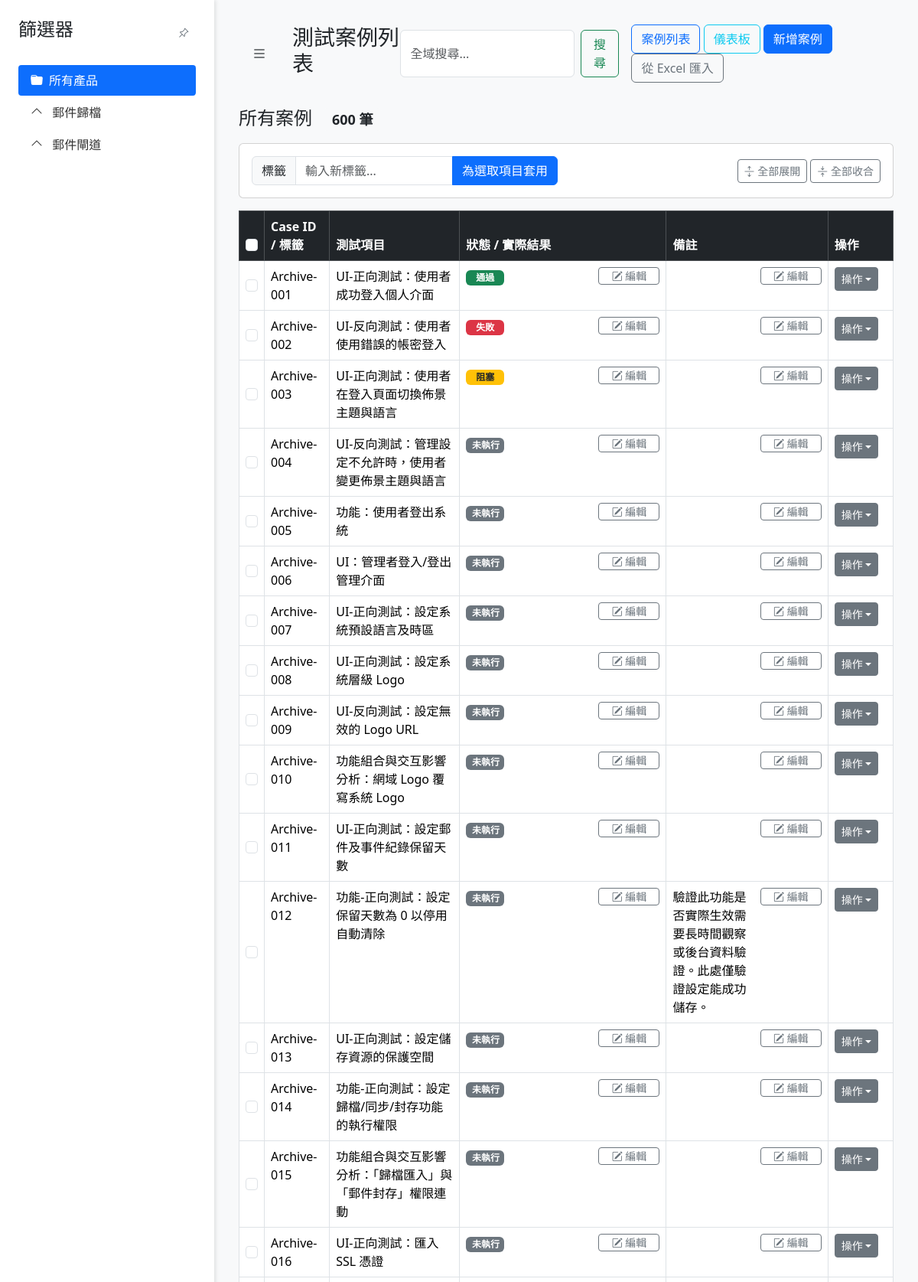
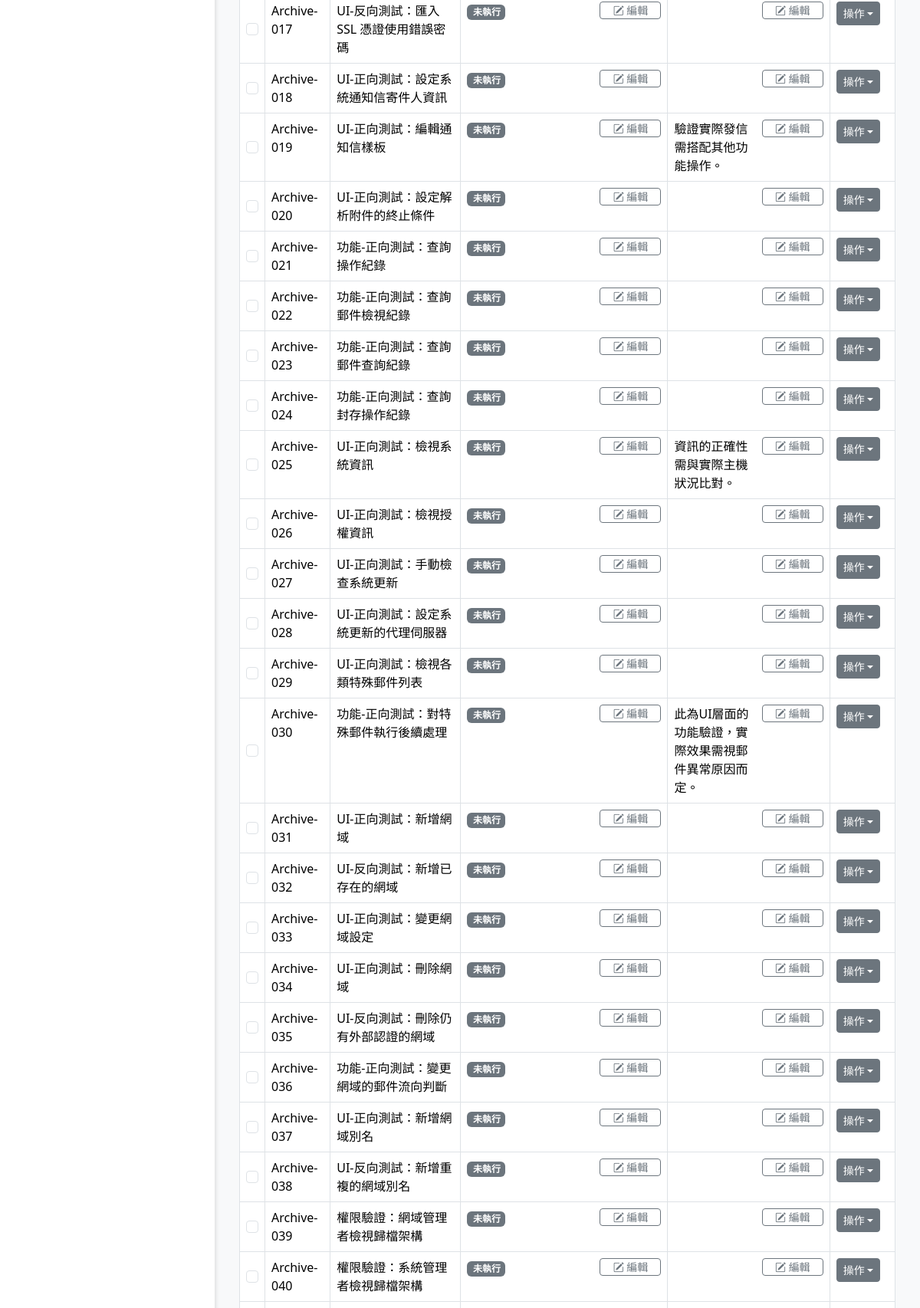
The page / (upper part) on the database its author committed (2 pictures, top to bottom).
### app.py (models this page shows)
class TestCase(db.Model):
    id = db.Column(db.Integer, primary_key=True)
    product_type = db.Column(db.String(50), nullable=False, default='未分類產品')
    category = db.Column(db.String(100), nullable=False)
    main_category = db.Column(db.String(50), nullable=True)
    sub_category = db.Column(db.String(50), nullable=True)
    case_id = db.Column(db.String(50), unique=True, nullable=False)
    test_item = db.Column(db.String(200), nullable=False)
    test_purpose = db.Column(db.Text, nullable=True)
    preconditions = db.Column(db.Text, nullable=True)
    test_steps = db.Column(db.Text, nullable=True)
    expected_result = db.Column(db.Text, nullable=True)
    actual_result = db.Column(db.Text, nullable=True)
    status = db.Column(db.String(20), nullable=False, default='未執行')
    notes = db.Column(db.Text, nullable=True)
    reference = db.Column(db.String(200), nullable=True)
    tags = db.relationship('Tag', secondary=test_case_tags, lazy='subquery',
                           backref=db.backref('test_cases', lazy=True))

### app.py (the view)
@app.route('/')
def index():
    page = request.args.get('page', 1, type=int)
    all_cases_for_tree = db.session.query(TestCase.product_type, TestCase.main_category, TestCase.sub_category).distinct().all()
    tree_data = {}
    for prod, main_cat, sub_cat in all_cases_for_tree:
        if not prod: continue
        if prod not in tree_data: tree_data[prod] = {}
        if main_cat and main_cat not in tree_data[prod]: tree_data[prod][main_cat] = []
        if main_cat and sub_cat and sub_cat not in tree_data[prod][main_cat]:
            tree_data[prod][main_cat].append(sub_cat)
    selected_product = request.args.get('product')
    selected_main_category = request.args.get('main_category')
    selected_sub_category = request.args.get('sub_category')
    global_precondition = None
    if selected_product:
        global_preconditions = CATEGORY_RULES.get('global_preconditions', {})
        global_precondition = global_preconditions.get(selected_product)
    query = TestCase.query
    if selected_product:
        query = query.filter_by(product_type=selected_product)
    if selected_main_category:
        query = query.filter_by(main_category=selected_main_category)
    if selected_sub_category:
        query = query.filter_by(sub_category=selected_sub_category)
    pagination = query.order_by(TestCase.case_id).paginate(page=page, per_page=50, error_out=False)
    cases_to_display = pagination.items
    return render_template('cases.html',
                           cases=cases_to_display,
                           tree_data=tree_data,
                           pagination=pagination,
                           selected_product=selected_product,
                           selected_main_category=selected_main_category,
                           selected_sub_category=selected_sub_category,
                           global_precondition=global_precondition)

### app.py (called while the page is built)
@app.context_processor
def inject_status_options():
    status_options = ['未執行', '通過', '失敗', '阻塞']
    return dict(status_options=status_options)

### templates/cases.html (shortened to what this page needs)
{% extends 'base.html' %}
{% block page_title %}
    測試案例列表
{% endblock %}
{% block sidebar %}
    <nav class="tree-nav">
        <ul>
            <li>
                <a href="{{ url_for('index') }}" class="{{ 'active-filter' if not selected_product }}">
                    <i class="bi bi-folder-fill me-2"></i>所有產品
                </a>
            </li>
            {% for product, main_categories in tree_data.items()|sort %}
                <li class="parent {% if product == selected_product %}active open{% endif %}">
                    <a href="{{ url_for('index', product=product) }}">
                        {{ product }}
                    </a>
                </li>
            {% endfor %}
        </ul>
    </nav>
{% endblock %}
{% block content %}
    <h4 class="mb-3">
        {% if selected_sub_category %}
            {{ selected_product }} / {{ selected_main_category }} / {{ selected_sub_category }}
        {% elif selected_main_category %}
            {{ selected_product }} / {{ selected_main_category }}
        {% elif selected_product %}
            {{ selected_product }}
        {% else %}
            所有案例
        {% endif %}
        <span class="badge bg-light text-dark ms-2">{{ pagination.total }} 筆</span>
    </h4>
    <form id="bulk-action-form" action="{{ url_for('bulk_add_tag') }}" method="POST">
        <div class="sticky-bar">
            <div class="card">
                <div class="card-body d-flex align-items-center gap-3">
                    <div class="input-group" style="max-width: 400px;">
                        <span class="input-group-text">標籤</span>
                        <input type="text" name="new_tag" class="form-control" required placeholder="輸入新標籤...">
                        <button type="submit" class="btn btn-primary">為選取項目套用</button>
                    </div>
                    <div class="ms-auto">
                        <button type="button" id="expand-all-btn" class="btn btn-outline-secondary btn-sm">
                            <i class="bi bi-arrows-expand"></i> 全部展開
                        </button>
                        <button type="button" id="collapse-all-btn" class="btn btn-outline-secondary btn-sm">
                            <i class="bi bi-arrows-collapse"></i> 全部收合
                        </button>
                    </div>
                </div>
            </div>
        </div>
        <div class="table-responsive">
            <table class="table table-hover table-bordered caption-top table-fixed-layout">
                <caption></caption>
                <thead class="table-dark">
                    <tr>
                        <th style="width: 3%;"><input class="form-check-input" type="checkbox" id="select-all-checkbox"></th>
                        <th style="width: 10%;">Case ID / 標籤</th>
                        <th style="width: 20%;">測試項目</th>
                        <th style="width: 32%;">狀態 / 實際結果</th>
                        <th style="width: 25%;">備註</th>
                        <th style="width: 10%;">操作</th>
                    </tr>
                </thead>
                {% for case in cases %}
                    <tbody class="case-group">
                        <tr class="expandable-row" data-bs-target="#collapse-{{ case.id }}" style="cursor: pointer;">
                            <td class="text-center align-middle">
                                <input class="form-check-input case-checkbox" type="checkbox" name="case_ids" value="{{ case.id }}">
                            </td>
                            <td>
                                {{ case.case_id }}
                            </td>
                            <td>{{ case.test_item }}</td>
                            <td>
                                <div id="status-result-wrapper-{{ case.id }}">
                                    {% include 'partials/_status_result_display.html' %}
                                </div>
                            </td>
                            <td>
                                <div id="notes-wrapper-{{ case.id }}">
                                    {% include 'partials/_notes_display.html' %}
                                </div>
                            </td>
                            <td>
                                <div class="dropdown">
                                    <button class="btn btn-secondary btn-sm dropdown-toggle" type="button" data-bs-toggle="dropdown">操作</button>
                                </div>
                            </td>
                        </tr>
                    </tbody>
                {% else %}
                <tbody>
                    <tr>
                        <td colspan="6" class="text-center">找不到符合篩選條件的測試案例。</td>
                    </tr>
                </tbody>
                {% endfor %}
            </table>
        </div>
    </form>
{% endblock %}

### templates/base.html (shortened to what this page needs)
<!DOCTYPE html>
<html lang="zh-Hant">
<head>
    <link href="https://cdn.jsdelivr.net/npm/bootstrap@5.3.3/dist/css/bootstrap.min.css" rel="stylesheet">
    <link rel="stylesheet" href="https://cdn.jsdelivr.net/npm/bootstrap-icons@1.11.3/font/bootstrap-icons.min.css">
</head>
<body class="{{ 'no-sidebar-page' if hide_sidebar else '' }}">
    <aside id="sidebar">
        {% if not hide_sidebar %}
            <div class="sidebar-header">
                <h4>篩選器</h4>
                <button id="pin-sidebar-btn" class="btn btn-sm" title="釘選/取消釘選"><i class="bi bi-pin-angle"></i></button>
            </div>
        {% endif %}
        {% block sidebar %}{% endblock %}
    </aside>
    <main id="content">
        <header id="content-header">
            <div class="d-flex align-items-center">
                {% if not hide_sidebar %}
                    <button id="toggle-sidebar-btn" class="btn btn-lg me-3" title="收合/展開側邊欄"><i class="bi bi-list"></i></button>
                {% endif %}
                <h3>{% block page_title %}{% endblock %}</h3>
            </div>
            <div class="d-flex align-items-center">
                <form action="{{ url_for('search') }}" method="get" class="d-flex me-3" role="search">
                    <input class="form-control me-2" type="search" name="q" placeholder="全域搜尋..." aria-label="Search" value="{{ query_term or '' }}">
                    <button class="btn btn-outline-success" type="submit">搜尋</button>
                </form>
                <nav>
                    <a href="{{ url_for('index') }}" class="btn btn-outline-primary">案例列表</a>
                    <a href="{{ url_for('dashboard') }}" class="btn btn-outline-info">儀表板</a>
                    <a href="{{ url_for('add_case') }}" class="btn btn-primary">新增案例</a>
                    <a href="{{ url_for('upload_page') }}" class="btn btn-outline-secondary">從 Excel 匯入</a>
                </nav>
            </div>
        </header>
        {% block content %}{% endblock %}
    </main>
</body>
</html>

### templates/partials/_status_result_display.html (shortened to what this page needs)
<div id="status-result-{{ case.id }}" class="cell-edit-trigger">
    <p>
        <span class="badge
            {% if case.status == '通過' %} bg-success
            {% elif case.status == '失敗' %} bg-danger
            {% elif case.status == '阻塞' %} bg-warning text-dark
            {% else %} bg-secondary
            {% endif %} me-2" style="width: 50px;">
            {{ case.status }}
        </span>
    </p>
    <button hx-get="{{ url_for('edit_status_result', id=case.id) }}"
            hx-target="#status-result-wrapper-{{ case.id }}"
            hx-swap="innerHTML"
            class="btn btn-outline-secondary btn-sm py-0">
        <i class="bi bi-pencil-square"></i> 編輯
    </button>
</div>

### templates/partials/_notes_display.html
<div id="notes-{{ case.id }}" class="cell-edit-trigger">
    <p style="white-space: pre-wrap;">{{ case.notes or '' }}</p>
    <button hx-get="{{ url_for('edit_notes', id=case.id) }}"
            hx-target="#notes-wrapper-{{ case.id }}"
            hx-swap="innerHTML"
            class="btn btn-outline-secondary btn-sm py-0">
        <i class="bi bi-pencil-square"></i> 編輯
    </button>
</div>

### templates/base.html (style rules this page uses)
body { display: flex; background-color: #f8f9fa; }
#sidebar { width: 280px; flex-shrink: 0; min-height: 100vh; background: #fff; padding: 1.5rem; box-shadow: 2px 0 5px rgba(0,0,0,0.1); transition: margin-left 0.3s ease-in-out; }
#content { flex-grow: 1; padding: 2rem; width: calc(100% - 280px); transition: width 0.3s ease-in-out, margin-left 0.3s ease-in-out; }
.sidebar-header { display: flex; justify-content: space-between; align-items: center; margin-bottom: 1.5rem; }
.sidebar-header .btn { color: #6c757d; }
.tree-nav ul { list-style-type: none; padding-left: 0; }
.tree-nav li a { display: block; padding: 0.5rem 1rem; text-decoration: none; color: #333; border-radius: 0.25rem; }
.tree-nav .parent > a::before { content: '\F286'; font-family: 'bootstrap-icons'; margin-right: 0.5rem; transition: transform 0.2s ease; }
.tree-nav .active-filter { background-color: #0d6efd; color: white !important; }
#content-header { display: flex; justify-content: space-between; align-items: center; margin-bottom: 2rem; }
.cell-edit-trigger { display: flex; justify-content: space-between; align-items: flex-start; width: 100%; height: 100%; }
.cell-edit-trigger p { margin-bottom: 0; flex-grow: 1; padding-right: 10px; }
.cell-edit-trigger .btn { flex-shrink: 0; width: 80px; }
.sticky-bar { position: sticky;top: 0; z-index: 1020; background-color: #f8f9fa; padding-bottom: 1rem; margin-bottom: -1rem; }

### rows shown on the page
TestCase: case_id "Archive-001", test_item "UI-正向測試：使用者成功登入個人介面", status "通過"
TestCase: case_id "Archive-002", test_item "UI-反向測試：使用者使用錯誤的帳密登入", status "失敗"
TestCase: case_id "Archive-003", test_item "UI-正向測試：使用者在登入頁面切換佈景主題與語言", status "阻塞"
TestCase: case_id "Archive-004", test_item "UI-反向測試：管理設定不允許時，使用者變更佈景主題與語言", status "未執行"
TestCase: case_id "Archive-005", test_item "功能：使用者登出系統", status "未執行"
TestCase: case_id "Archive-006", test_item "UI：管理者登入/登出管理介面", status "未執行"
TestCase: case_id "Archive-007", test_item "UI-正向測試：設定系統預設語言及時區", status "未執行"
TestCase: case_id "Archive-008", test_item "UI-正向測試：設定系統層級 Logo", status "未執行"
TestCase: case_id "Archive-009", test_item "UI-反向測試：設定無效的 Logo URL", status "未執行"
TestCase: case_id "Archive-010", test_item "功能組合與交互影響分析：網域 Logo 覆寫系統 Logo", status "未執行"
TestCase: case_id "Archive-011", test_item "UI-正向測試：設定郵件及事件紀錄保留天數", status "未執行"
TestCase: case_id "Archive-012", test_item "功能-正向測試：設定保留天數為 0 以停用自動清除", status "未執行", notes "驗證此功能是否實際生效需要長時間觀察或後台資料驗證。此處僅驗證設定能成功儲存。"
TestCase: case_id "Archive-013", test_item "UI-正向測試：設定儲存資源的保護空間", status "未執行"
TestCase: case_id "Archive-014", test_item "功能-正向測試：設定歸檔/同步/封存功能的執行權限", status "未執行"
TestCase: case_id "Archive-015", test_item "功能組合與交互影響分析：「歸檔匯入」與「郵件封存」權限連動", status "未執行"
TestCase: case_id "Archive-016", test_item "UI-正向測試：匯入 SSL 憑證", status "未執行"
TestCase: case_id "Archive-017", test_item "UI-反向測試：匯入 SSL 憑證使用錯誤密碼", status "未執行"
TestCase: case_id "Archive-018", test_item "UI-正向測試：設定系統通知信寄件人資訊", status "未執行"
TestCase: case_id "Archive-019", test_item "UI-正向測試：編輯通知信樣板", status "未執行", notes "驗證實際發信需搭配其他功能操作。"
TestCase: case_id "Archive-020", test_item "UI-正向測試：設定解析附件的終止條件", status "未執行"
TestCase: case_id "Archive-021", test_item "功能-正向測試：查詢操作紀錄", status "未執行"
TestCase: case_id "Archive-022", test_item "功能-正向測試：查詢郵件檢視紀錄", status "未執行"
TestCase: case_id "Archive-023", test_item "功能-正向測試：查詢郵件查詢紀錄", status "未執行"
TestCase: case_id "Archive-024", test_item "功能-正向測試：查詢封存操作紀錄", status "未執行"
TestCase: case_id "Archive-025", test_item "UI-正向測試：檢視系統資訊", status "未執行", notes "資訊的正確性需與實際主機狀況比對。"
TestCase: case_id "Archive-026", test_item "UI-正向測試：檢視授權資訊", status "未執行"
TestCase: case_id "Archive-027", test_item "UI-正向測試：手動檢查系統更新", status "未執行"
TestCase: case_id "Archive-028", test_item "UI-正向測試：設定系統更新的代理伺服器", status "未執行"
TestCase: case_id "Archive-029", test_item "UI-正向測試：檢視各類特殊郵件列表", status "未執行"

### other values the page prints
{{ product }} "郵件歸檔" "郵件閘道"
{{ pagination.total }} "600"
